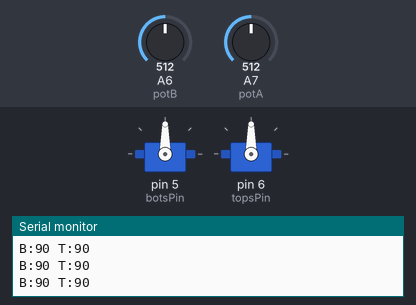
Recording of a sketch running on a simulated Arduino Nano, built with avr-gcc and run on an emulated ATmega328P. On the bench: 2 × servo, the last lines printed to the serial monitor. The test bench sets the inputs (shaded band); at power-on: A6 (potB) = 512, A7 (potA) = 512.

Above: at 1.2 s.
1.3 s: A6 (potB) set to 555
At 2.5 s:
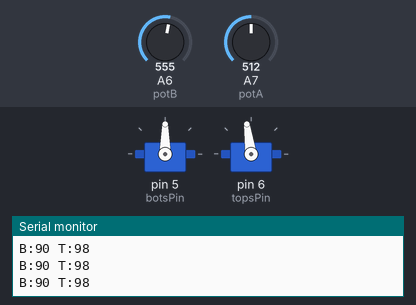
2.8 s: A6 (potB) set to 578
At 3.9 s:
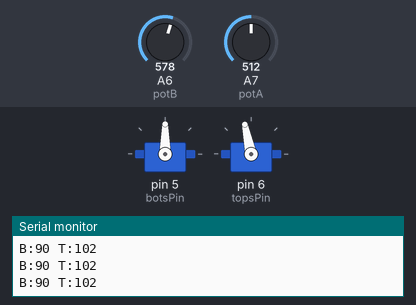
4.3 s: A7 (potA) set to 65
At 5.0 s:
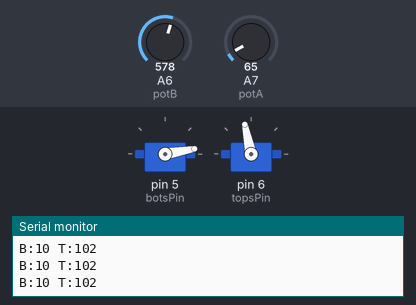
5.8 s: A7 (potA) set to 56
At 7.1 s:
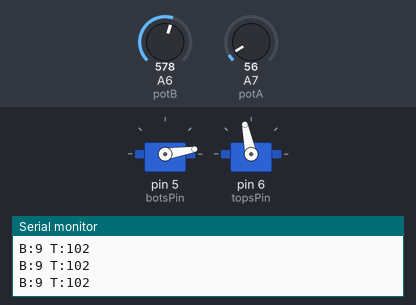
8.8 s: A7 (potA) set to 122
At 9.8 s:
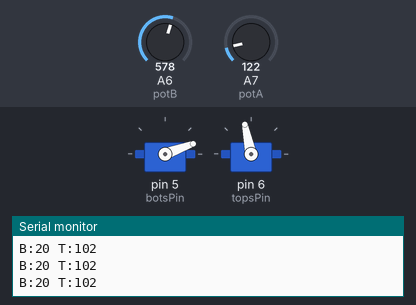
10.3 s: A6 (potB) set to 0
At 10.8 s:
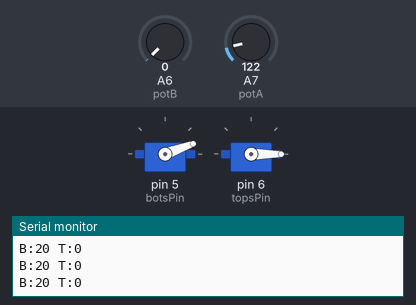
Timing chart, 0 to 12.8 s (numbered marks = the images above; inputs shaded):
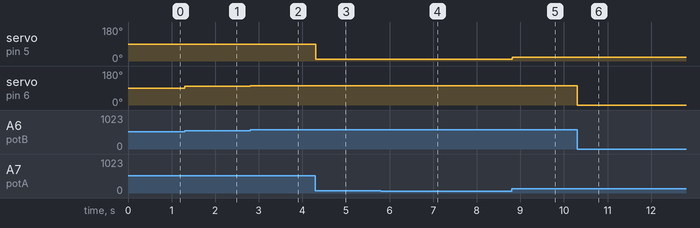

The sketch:

potcalibration.ino
```cpp
/* Servo turret calibration by Plasmoxy */
/* NOTE : bots is bottom servo, tops is top servo */

#include <Servo.h>

#define POT_MAX 1015
#define POT_MIN 5
#define BOTS_MIN 0
#define BOTS_MAX 180
#define TOPS_MIN 0
#define TOPS_MAX 180

const byte botsPin = 5, topsPin = 6;
const byte potA = A7, potB = A6;

Servo bots, tops;

int valA = 0, valB = 0;
byte topsDeg = 0, botsDeg = 0;

void setup() {
  Serial.begin(9600);
  pinMode(potA, INPUT);
  pinMode(potB, INPUT);
  bots.attach(botsPin);
  tops.attach(topsPin);
}

void loop() {
  // read pots
  valA = analogRead(potA);
  valB = analogRead(potB);

  // debouce potentiometer sides
  if (valA < POT_MIN) valA = POT_MIN;
  if (valA > POT_MAX) valA = POT_MAX;
  if (valB < POT_MIN) valB = POT_MIN;
  if (valB > POT_MAX) valB = POT_MAX;

  // map to degrees
  botsDeg = map(valA, POT_MIN, POT_MAX, BOTS_MIN, BOTS_MAX);
  topsDeg = map(valB, POT_MIN, POT_MAX, TOPS_MIN, TOPS_MAX);

  // write to servos
  bots.write(botsDeg);
  tops.write(topsDeg);

  // print info
  Serial.println("B:"+String(botsDeg) + " T:" + String(topsDeg));
}
```

Measured:
- after the input at 1.3 s, servo on pin 6 (topsPin): 90° → 98° at once
- after the input at 2.8 s, servo on pin 6 (topsPin): 98° → 102° at once
- after the input at 4.3 s, servo on pin 5 (botsPin): 90° → 10° at once
- after the input at 5.8 s, servo on pin 5 (botsPin): 10° → 9° at once
- after the input at 8.8 s, servo on pin 5 (botsPin): 9° → 20° at once
- after the input at 10.3 s, servo on pin 6 (topsPin): 102° → 0° at once
